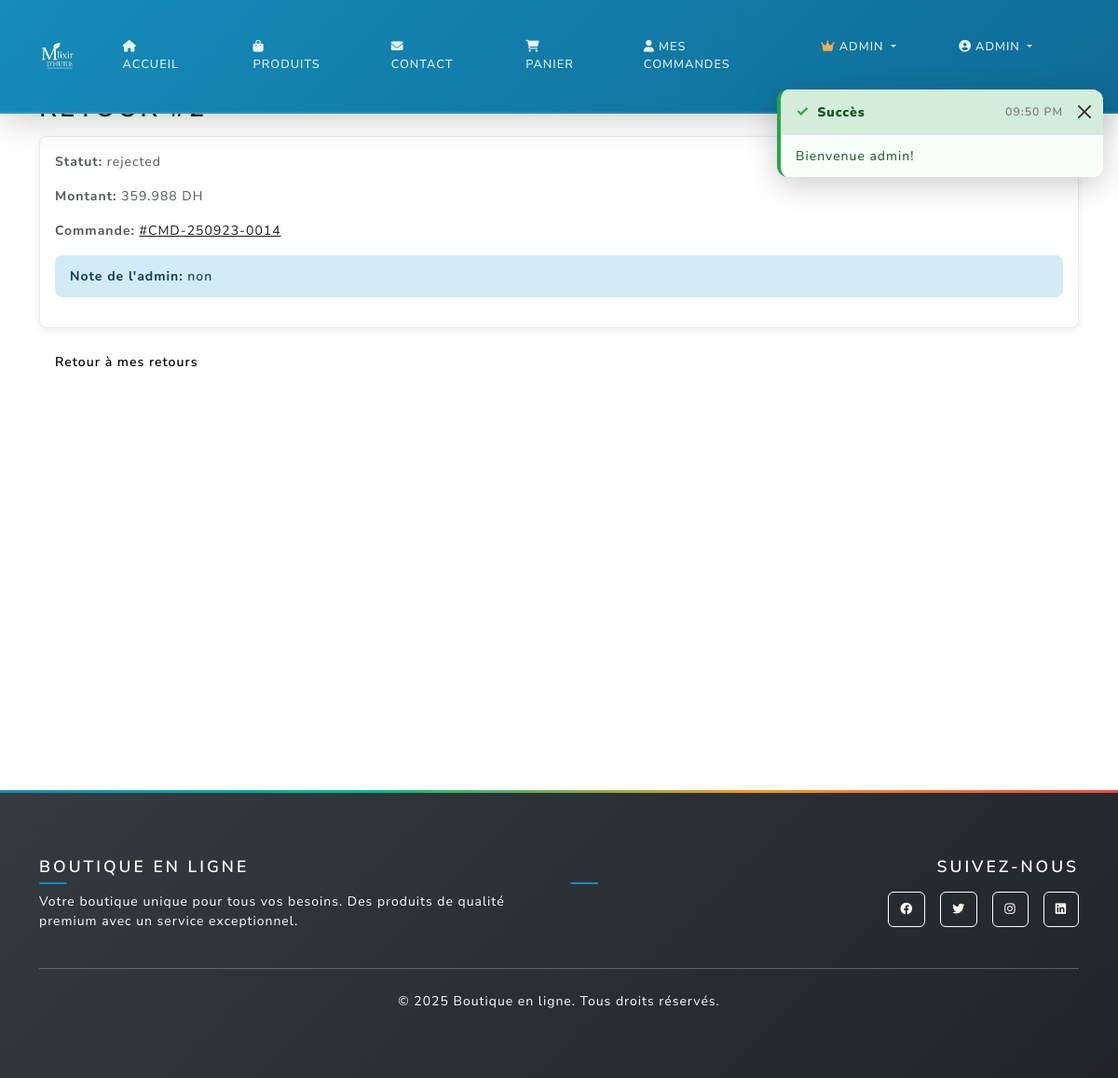
Screenshot of /returns/2 (signed in) with the database file from the repository.
### main.py (models this page shows, shortened)
class User(UserMixin, db.Model):
    id = db.Column(db.Integer, primary_key=True)
    username = db.Column(db.String(80), unique=True, nullable=False)
    email = db.Column(db.String(120), unique=True, nullable=False)
    password_hash = db.Column(db.String(120), nullable=False)
    phone = db.Column(db.String(20), nullable=True)
    address = db.Column(db.Text, nullable=True)
    ville = db.Column(db.String(100), nullable=True)  # NEW FIELD
    code_postal = db.Column(db.String(10), nullable=True)  # NEW FIELD
    is_admin = db.Column(db.Boolean, default=False)
    orders = db.relationship('Order', backref='user', lazy=True)

class Return(db.Model):
    id = db.Column(db.Integer, primary_key=True)
    order_id = db.Column(db.Integer, db.ForeignKey('order.id'), nullable=False)
    user_id = db.Column(db.Integer, db.ForeignKey('user.id'), nullable=False)
    reason = db.Column(db.String(50), nullable=False)  # wrong_size, wrong_item, defective, etc.
    description = db.Column(db.Text, nullable=True)
    status = db.Column(db.String(20), default='pending')  # pending, approved, rejected, completed
    return_method = db.Column(db.String(20), default='pickup')  # pickup, ship_back
    refund_amount = db.Column(db.Float, nullable=True)
    refund_method = db.Column(db.String(20), nullable=True)  # original_payment, store_credit
    refund_status = db.Column(db.String(20), default='pending')  # pending, processed, completed
    admin_notes = db.Column(db.Text, nullable=True)
    processed_by = db.Column(db.Integer, db.ForeignKey('user.id'), nullable=True)
    created_at = db.Column(db.DateTime, default=db.func.current_timestamp())
    processed_at = db.Column(db.DateTime, nullable=True)
    order = db.relationship('Order', backref=db.backref('returns', lazy=True))
    user = db.relationship('User', foreign_keys=[user_id], backref=db.backref('returns', lazy=True))
    processor = db.relationship('User', foreign_keys=[processed_by])
    items = db.relationship('ReturnItem', backref='return_request', lazy=True, cascade='all, delete-orphan')

class Order(db.Model):
    id = db.Column(db.Integer, primary_key=True)
    user_id = db.Column(db.Integer, db.ForeignKey('user.id'), nullable=False)
    total = db.Column(db.Float, nullable=False)
    status = db.Column(db.String(20), default='pending')
    created_at = db.Column(db.DateTime, default=db.func.current_timestamp())
    @property
    def title(self):
        if self.created_at:
            date_str = self.created_at.strftime('%y%m%d')
            return f"CMD-{date_str}-{str(self.id).zfill(4)}"
        return f"CMD-{str(self.id).zfill(4)}"

### main.py (the view)
@app.route('/returns/<int:return_id>')
@login_required
def return_detail(return_id):
    return_request = Return.query.filter_by(
        id=return_id,
        user_id=current_user.id
    ).first_or_404()
    return render_template('return_detail.html', return_request=return_request)

### main.py (called while the page is built, shortened)
@app.context_processor
def inject_return_stats():
    if current_user.is_authenticated:
        if current_user.is_admin:
            pending_returns = Return.query.filter_by(status='pending').count()
            return {'pending_returns_count': pending_returns}
    return {'pending_returns_count': 0}

@login_manager.user_loader
def load_user(user_id):
    return User.query.get(int(user_id))

@app.context_processor
def inject_toast_messages():
    toast_message = session.pop('toast_message', None)
    toast_type = session.pop('toast_type', None)
    return {
        'toast_message': toast_message,
        'toast_type': toast_type or 'info'
    }

@app.context_processor
def inject_cart_count():
    if current_user.is_authenticated:
        try:
            from sqlalchemy import inspect
            inspector = inspect(db.engine)
            if 'cart' in inspector.get_table_names():
                cart_count = Cart.query.filter_by(user_id=current_user.id).count()
                cart_total_quantity = db.session.query(db.func.sum(Cart.quantity))\
                    .filter_by(user_id=current_user.id).scalar() or 0
                return {
                    'cart_count': cart_count,
                    'cart_total_quantity': int(cart_total_quantity)
                }
        except Exception:
            pass
    return {'cart_count': 0, 'cart_total_quantity': 0}

def get_shipping_settings():
    settings = ShippingSettings.query.first()
    return settings

@app.context_processor
def inject_shipping_settings():
    try:
        settings = get_shipping_settings()
        return {
            'shipping_settings': settings,
            'free_shipping_threshold': settings.free_shipping_threshold,
            'standard_shipping_cost': settings.standard_shipping_cost,
            'tax_rate': settings.tax_rate,
            'currency': settings.currency
        }
    except:
        return {
            'shipping_settings': None,
            'free_shipping_threshold': 500,
            'standard_shipping_cost': 30,
            'tax_rate': 0.2,
            'currency': 'DH'
        }

### templates/return_detail.html (shortened to what this page needs)
{% extends "base.html" %}
{% block content %}
<div class="container" style="padding-top: 100px; min-height: 100vh;">
  <h2>Retour #{{ return_request.id }}</h2>
  <div class="card">
    <div class="card-body">
      <p><strong>Statut:</strong> {{ return_request.status }}</p>
      <p><strong>Montant:</strong> {{ return_request.refund_amount }} DH</p>
      <p><strong>Commande:</strong>
        <a href="{{ url_for('order_detail', order_id=return_request.order_id) }}">
          #{{ return_request.order.title }}
        </a>
      </p>
      {% if return_request.admin_notes %}
      <div class="alert alert-info">
        <strong>Note de l'admin:</strong> {{ return_request.admin_notes }}
      </div>
      {% endif %}
    </div>
  </div>
  <a href="{{ url_for('my_returns') }}" class="btn btn-secondary mt-3">
    Retour à mes retours
  </a>
</div>
{% endblock %}

### templates/base.html (shortened to what this page needs)
<!DOCTYPE html>
<html lang="fr">
  <head>
    <link
      href="https://cdn.jsdelivr.net/npm/bootswatch@5.3.2/dist/lux/bootstrap.min.css"
      rel="stylesheet"
    />
    <link
      href="https://cdnjs.cloudflare.com/ajax/libs/font-awesome/6.0.0/css/all.min.css"
      rel="stylesheet"
    />
    <link
      href="{{ url_for('static', filename='css/style.css') }}"
      rel="stylesheet"
    />
  </head>
  <body>
    <nav class="navbar navbar-expand-lg navbar-dark {% if request.endpoint in ['home', 'contact'] %}navbar-transparent{% else %}navbar-solid{% endif %}" id="mainNavbar">
      <div class="container">
        <a class="navbar-brand d-flex align-items-center fw-bold" href="{{ url_for('home') }}">
          <img src="{{ url_for('static', filename='img/image1.png') }}"
               alt="E-SHOP Logo"
               style="height:40px; width:auto; border-radius:8px;">
        </a>
        <div class="collapse navbar-collapse" id="navbarNav">
          <ul class="navbar-nav me-auto">
            <li class="nav-item">
              <a class="nav-link" href="{{ url_for('home') }}">
                <i class="fas fa-home me-1"></i>Accueil
              </a>
            </li>
            <li class="nav-item">
              <a class="nav-link" href="{{ url_for('products') }}">
                <i class="fas fa-shopping-bag me-1"></i>Produits
              </a>
            </li>
            <li class="nav-item">
              <a class="nav-link" href="{{ url_for('contact') }}">
                <i class="fas fa-envelope me-1"></i>Contact
              </a>
            </li>
          </ul>
          <ul class="navbar-nav">
            {% if current_user.is_authenticated %}
              <li class="nav-item">
                <a class="nav-link position-relative" href="{{ url_for('cart') }}">
                  <i class="fas fa-shopping-cart me-1"></i>Panier
                </a>
              </li>
              <li class="nav-item">
                <a class="nav-link" href="{{ url_for('dashboard') }}">
                  <i class="fas fa-user me-1"></i>Mes commandes
                </a>
              </li>
              {% if current_user.is_admin %}
              <li class="nav-item dropdown">
                <a class="nav-link dropdown-toggle" href="#" role="button" data-bs-toggle="dropdown">
                  <i class="fas fa-crown me-1 text-warning"></i>Admin
                </a>
              </li>
              {% endif %}
              <li class="nav-item dropdown">
                <a class="nav-link dropdown-toggle" href="#" role="button" data-bs-toggle="dropdown">
                  <i class="fas fa-user-circle me-1"></i>{{ current_user.username }}
                </a>
              </li>
            {% endif %}
          </ul>
        </div>
      </div>
    </nav>
    <main>{% block content %}{% endblock %}</main>
    <footer class="bg-dark text-white py-5 mt-5">
      <div class="container">
        <div class="row">
          <div class="col-md-6">
            <h5 class="fw-bold mb-3">Boutique en ligne</h5>
            <p class="text-white">
              Votre boutique unique pour tous vos besoins. Des produits de qualité
              premium avec un service exceptionnel.
            </p>
          </div>
          <div class="col-md-6 text-md-end">
            <h5 class="fw-bold mb-3">Suivez-nous</h5>
            <div class="d-flex justify-content-md-end gap-3">
              <a href="#" class="btn btn-outline-light btn-sm">
                <i class="fab fa-facebook"></i>
              </a>
              <a href="#" class="btn btn-outline-light btn-sm">
                <i class="fab fa-twitter"></i>
              </a>
              <a href="#" class="btn btn-outline-light btn-sm">
                <i class="fab fa-instagram"></i>
              </a>
              <a href="#" class="btn btn-outline-light btn-sm">
                <i class="fab fa-linkedin"></i>
              </a>
            </div>
          </div>
        </div>
        <hr class="my-4" />
        <div class="text-center">
          <p class="text-white mb-0">
            &copy; <span id="year"></span> Boutique en ligne. Tous droits réservés.
          </p>
        </div>
      </div>
    </footer>
    <div class="toast-container position-fixed end-0 p-3" style="z-index: 1045; top: 80px;" id="toastContainer">
    </div>
  </body>
</html>

### static/css/style.css (style rules this page uses)
:root { --bs-blue: #158cba; --bs-indigo: #6610f2; --bs-purple: #6f42c1; --bs-pink: #e83e8c; --bs-red: #e74c3c; --bs-orange: #fd7e14; --bs-yellow: #f39c12; --bs-green: #00bc8c; --bs-teal: #20c997; --bs-cyan: #17a2b8; --bs-white: #fff; --bs-gray: #6c757d; --bs-gray-dark: #343a40; --bs-gray-100: #f8f9fa; --bs-gray-200: #e9ecef; --bs-gray-300: #dee2e6; --bs-gray-400: #ced4da; --bs-gray-500: #adb5bd; --bs-gray-600: #6c757d; --bs-gray-700: #495057; --bs-gray-800: #343a40; --bs-gray-900: #212529; --bs-primary: #158cba; --bs-secondary: #f8f9fa; --bs-success: #00bc8c; --bs-info: #3498db; --bs-warning: #f39c12; --bs-danger: #e74c3c; --bs-light: #f8f9fa; --bs-dark: #343a40; }
body { font-family: "Nunito Sans", -apple-system, BlinkMacSystemFont, "Segoe UI", Roboto, "Helvetica Neue", Arial, sans-serif; font-size: 0.875rem; font-weight: 400; line-height: 1.5; color: #495057; background-color: #fff; }
h1, h2, h3, h4, h5, h6 { color: #212529; font-weight: 600; margin-bottom: 0.75rem; }
h2 { font-size: 1.75rem; }
h5 { font-size: 1.1rem; }
.navbar { position: sticky; top: 0; z-index: 1030; padding: 0.3rem 0; background: linear-gradient(135deg, var(--bs-primary) 0%, #0f6b96 100%) !important; border-bottom: 2px solid rgba(255, 255, 255, 0.1); transition: all 0.4s cubic-bezier(0.4, 0, 0.2, 1); min-height: auto; -webkit-transition: all 0.4s cubic-bezier(0.4, 0, 0.2, 1); -moz-transition: all 0.4s cubic-bezier(0.4, 0, 0.2, 1); -ms-transition: all 0.4s cubic-bezier(0.4, 0, 0.2, 1); -o-transition: all 0.4s cubic-bezier(0.4, 0, 0.2, 1); }
main { position: relative; }
body { scroll-behavior: smooth; }
.navbar-brand { font-weight: 700; font-size: 1.2rem; color: white !important; text-shadow: 0 1px 3px rgba(0, 0, 0, 0.2); transition: all 0.4s cubic-bezier(0.4, 0, 0.2, 1); }
.navbar-nav .nav-link { font-weight: 500; font-size: 0.8rem; color: rgba(255, 255, 255, 0.9) !important; transition: all 0.4s cubic-bezier(0.4, 0, 0.2, 1); padding: 0.3rem 0.6rem; border-radius: 0.25rem; margin: 0 0.1rem; }
.navbar-nav .nav-link i { font-size: 0.8rem; transition: font-size 0.4s cubic-bezier(0.4, 0, 0.2, 1); }
.btn { border-radius: 0.375rem; font-weight: 600; text-transform: none; transition: all 0.15s ease-in-out; padding: 0.5rem 1rem; font-size: 0.875rem; border-width: 1px; }
.btn-sm { padding: 0.375rem 0.75rem; font-size: 0.8125rem; }
.card { border: 1px solid var(--bs-gray-200); border-radius: 0.5rem; box-shadow: 0 2px 8px rgba(0, 0, 0, 0.08); background-color: white; transition: all 0.3s ease; overflow: hidden; }
.card-body { padding: 1rem; }
footer { background: linear-gradient(135deg, var(--bs-gray-800) 0%, var(--bs-gray-900) 100%); color: white; margin-top: auto; padding: 3rem 0 1.5rem; position: relative; overflow: hidden; }
footer::before { content: ''; position: absolute; top: 0; left: 0; right: 0; height: 3px; background: linear-gradient(90deg, var(--bs-primary), var(--bs-success), var(--bs-warning), var(--bs-danger)); }
footer h5 { color: white; font-weight: 600; font-size: 1.1rem; margin-bottom: 1rem; position: relative; }
footer h5::after { content: ''; position: absolute; bottom: -0.5rem; left: 0; width: 30px; height: 2px; background-color: var(--bs-primary); border-radius: 1px; }
footer p { color: var(--bs-gray-300); font-size: 0.875rem; line-height: 1.5; margin-bottom: 1rem; }
footer a { color: var(--bs-gray-300); text-decoration: none; transition: all 0.3s ease; font-size: 0.875rem; }
.alert { border-radius: 0.5rem; border: none; font-weight: 500; padding: 0.75rem 1rem; font-size: 0.875rem; }
.container { padding-top: 1.5rem; padding-bottom: 1.5rem; }
.row { margin-bottom: 1.5rem; }
.fade-in { animation: fadeIn 0.4s ease-out; }

### rows the page displays
User: username "ADMIN"
Return: id "2", status "rejected", refund_amount "359.988", admin_notes "non"
Order: order "CMD-250923-0014"
